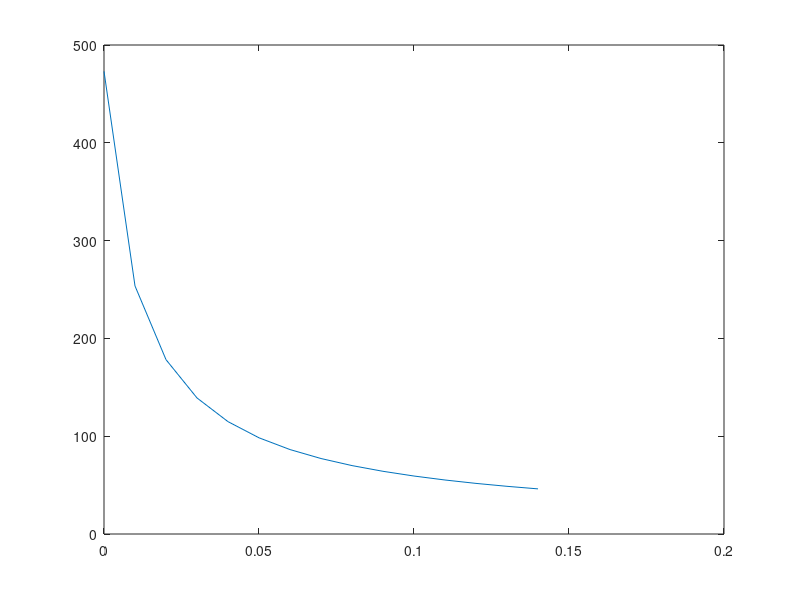

This figure's MATLAB source:
%Chapter 7 Proj Kumar, Thomas


clear all, close all 

T1 = 200 ; %F
Tinf = 60; %F
B = 1/(Tinf+460); %F
R2 = .375 ;%ft
R1 = 0.3355; %ft
k = 8.26 ;% BTU/hr*ft*R
kins = .02;
a = 2.3861E-4; % thermal diffusivity 
Pr = 0.708; %prandtl number 
v = 16.88E-5; %kinematic viscosity 
kf = 0.01516; %thermal conductivity if air
T2 =  200; %intial guess for outer surface tempature 
T3 = 200; %intital guess for outer surf for part B
R12 = log(R2/R1)/(2*pi*k); %Thermal reisistance from r1 to r2 
T3last = 0; 
T2last = 0; %storing last T2
count = 0;  % Varibles for iteraiation debugging 
log1 = []; % Varibles for iteraiation debugging 
log2 = []; 
log3 = []; 
t = 0:.01:10000;

while T2last*.999>=T2 || T2last*1.001<=T2  %bounding while loop to 99.9% accuracy 
count = count +1; 
T2last = T2; %holding varible for comaprison in while loop 
Ra = (32.2*B*(T2-Tinf))/(v*a); %Ra number calc 
Nu = (.6+(0.387*Ra^(1/6))/(1+(0.559/Pr)^(9/16))^(8/27))^2; %Nusselt number Calc 
h = (kf/R2)*(Nu); %Calculating convection coef
R2Inf = 1./(h.*pi*R2); %Thermal reistance from R2 to 

Q = (T1-Tinf)/(R12+R2Inf); %Calcualting heat Transfer 

T2 = T1 - R12*Q; %Back Solving for T2 
log1= [log1;Ra,Nu,h,R2Inf,Q,T2,T2last]; %Storing varible 
end 

Qthresh = Q*.1; 
j=1; 

while Q>Qthresh
    while T3last*.999>=T3 || T3last*1.001<=T3  %bounding while loop to 99.9% accuracy
        R3 = R2+t(j); 
        T3last = T3; %holding varible for comaprison in while loop 
        R23 = log(R3/R2)/(2*pi*kins); %Thermal reisistance from r2 to r3 
        Ra = (32.2*B*(T3-Tinf))/(v*a); %Ra number calc 
        Nu = (.6+(0.387*Ra^(1/6))/(1+(0.559/Pr)^(9/16))^(8/27))^2; %Nusselt number Calc 
        h = (kf/R3)*(Nu); %Calculating convection coef
        R3Inf = 1./(h.*pi*R3); %Thermal reistance from R3 to Tinf
        
        Q = (T1-Tinf)/(R12+R23+R3Inf); %Calcualting heat Transfer 
        
        T3 = T1 - (R12+R23)*Q; %Back Solving for New T3
        log2= [log2;t(j),Ra,Nu,h,R23,R3Inf,Q,T3,T3last]; %Storing varible 
    end 
log3 = [log3;t(j),Ra,Nu,T3,h,R23,R3Inf,Q];
j = j+1; 
T3 =200; 
end 
plot(log3(:,1),log3(:,8))